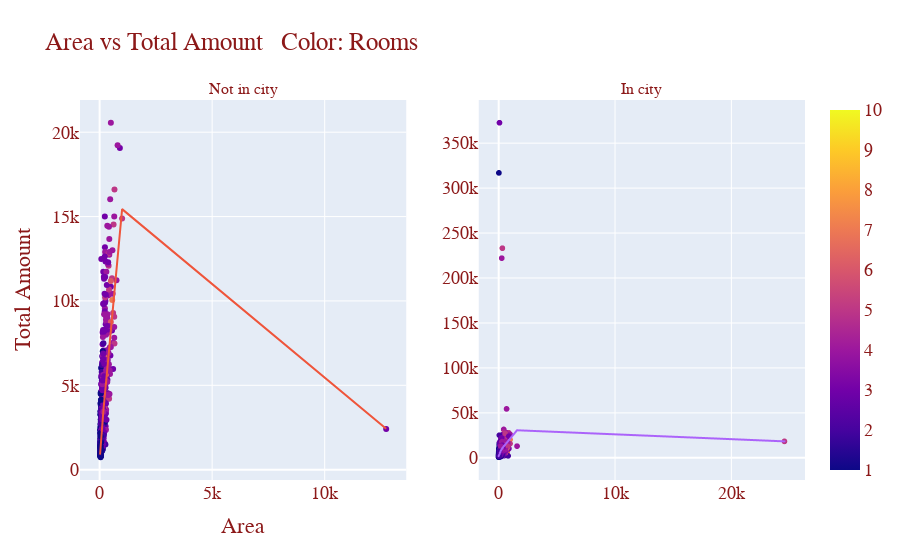

Write notebook code for a chart like this one.
### Markdown cell above
1. Lo que básicamente intentamos hacer a continuación es trazar estos dos gráficos uno al lado del otro. Este es simplemente un método muy vago para hacerlo.
2. Este es el método correcto para trazar subtramas.

### Code cell
trace1 = fig['data'][0]
trace2 = fig1['data'][0]

fig2 = make_subplots(rows=1, cols=2, shared_xaxes=False,subplot_titles=("Not in city","In city"))
fig2.add_trace(trace1, row=1, col=1)
fig2.add_trace(fig['data'][1], row=1, col=1)
fig2.add_trace(trace2, row=1, col=2)
fig2.add_trace(fig1['data'][1], row=1, col=2)
fig2.update_layout(
    title="Area vs Total Amount \t Color: Rooms",
    xaxis_title="Area",
    yaxis_title="Total Amount",
    font=dict(
        family="Courier New, monospace",
        size=18,
        color="#8c1919",
        
        
    ))
iplot(fig2)

### Figure 1 — Plotly figure (JSON) as saved in the notebook; plotly's stock layout.template omitted (floating-point values rounded to 4 significant figures; data arrays with more than 128 entries replaced by an {"elided": "..."} marker saying what was removed)
{"data": [{"hovertemplate": "area=%{x}<br>total=%{y}<br>rooms=%{marker.color}<extra></extra>", "legendgroup": "", "marker": {"color": {"elided": "831 int values"}, "coloraxis": "coloraxis", "symbol": "circle"}, "mode": "markers", "name": "", "orientation": "v", "showlegend": false, "type": "scatter", "x": {"elided": "831 int values"}, "xaxis": "x", "y": {"elided": "831 int values"}, "yaxis": "y"}, {"hovertemplate": "<b>LOWESS trendline</b><br><br>area=%{x}<br>total=%{y} <b>(trend)</b><extra></extra>", "legendgroup": "", "marker": {"symbol": "circle"}, "mode": "lines", "name": "", "showlegend": false, "type": "scatter", "x": {"elided": "831 int values"}, "xaxis": "x", "y": {"elided": "831 float values"}, "yaxis": "y"}, {"hovertemplate": "area=%{x}<br>total=%{y}<br>rooms=%{marker.color}<extra></extra>", "legendgroup": "", "marker": {"color": {"elided": "5249 int values"}, "coloraxis": "coloraxis", "symbol": "circle"}, "mode": "markers", "name": "", "showlegend": false, "type": "scattergl", "x": {"elided": "5249 int values"}, "xaxis": "x2", "y": {"elided": "5249 int values"}, "yaxis": "y2"}, {"hovertemplate": "<b>LOWESS trendline</b><br><br>area=%{x}<br>total=%{y} <b>(trend)</b><extra></extra>", "legendgroup": "", "marker": {"symbol": "circle"}, "mode": "lines", "name": "", "showlegend": false, "type": "scattergl", "x": {"elided": "5249 int values"}, "xaxis": "x2", "y": {"elided": "5249 float values"}, "yaxis": "y2"}], "layout": {"annotations": [{"font": {"size": 16}, "showarrow": false, "text": "Not in city", "x": 0.225, "xanchor": "center", "xref": "paper", "y": 1, "yanchor": "bottom", "yref": "paper"}, {"font": {"size": 16}, "showarrow": false, "text": "In city", "x": 0.775, "xanchor": "center", "xref": "paper", "y": 1, "yanchor": "bottom", "yref": "paper"}], "autosize": true, "font": {"color": "#8c1919", "family": "Courier New, monospace", "size": 18}, "title": {"text": "Area vs Total Amount \t Color: Rooms"}, "xaxis": {"anchor": "y", "autorange": true, "domain": [0, 0.45], "range": [-809.4, 13560.0], "title": {"text": "Area"}, "type": "linear"}, "xaxis2": {"anchor": "y2", "autorange": true, "domain": [0.55, 1], "range": [-1595.0, 26210.0], "type": "linear"}, "yaxis": {"anchor": "x", "autorange": true, "domain": [0, 1], "range": [-900.0, 22200.0], "title": {"text": "Total Amount"}, "type": "linear"}, "yaxis2": {"anchor": "x2", "autorange": true, "domain": [0, 1], "range": [-30040.0, 403400.0], "type": "linear"}}}
